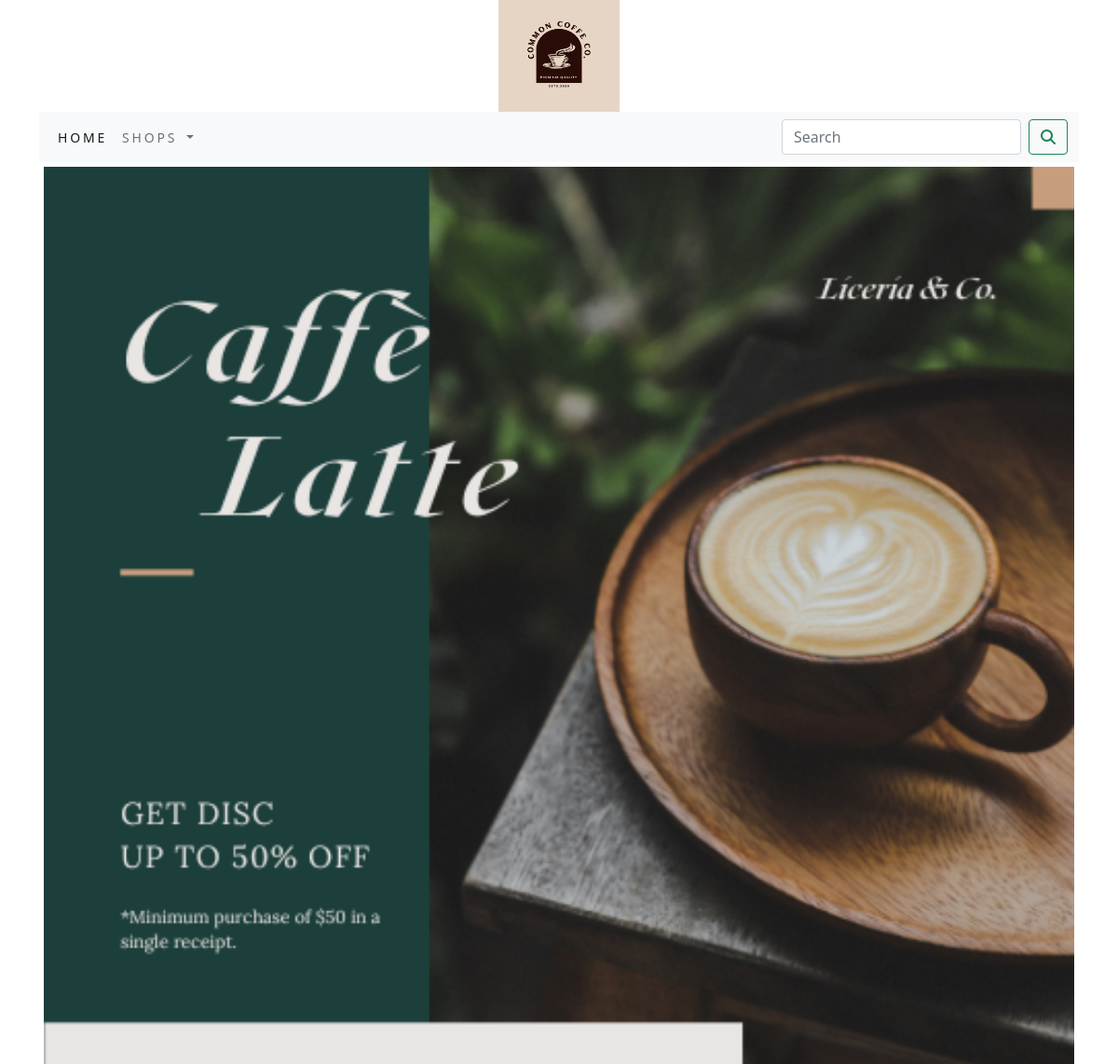
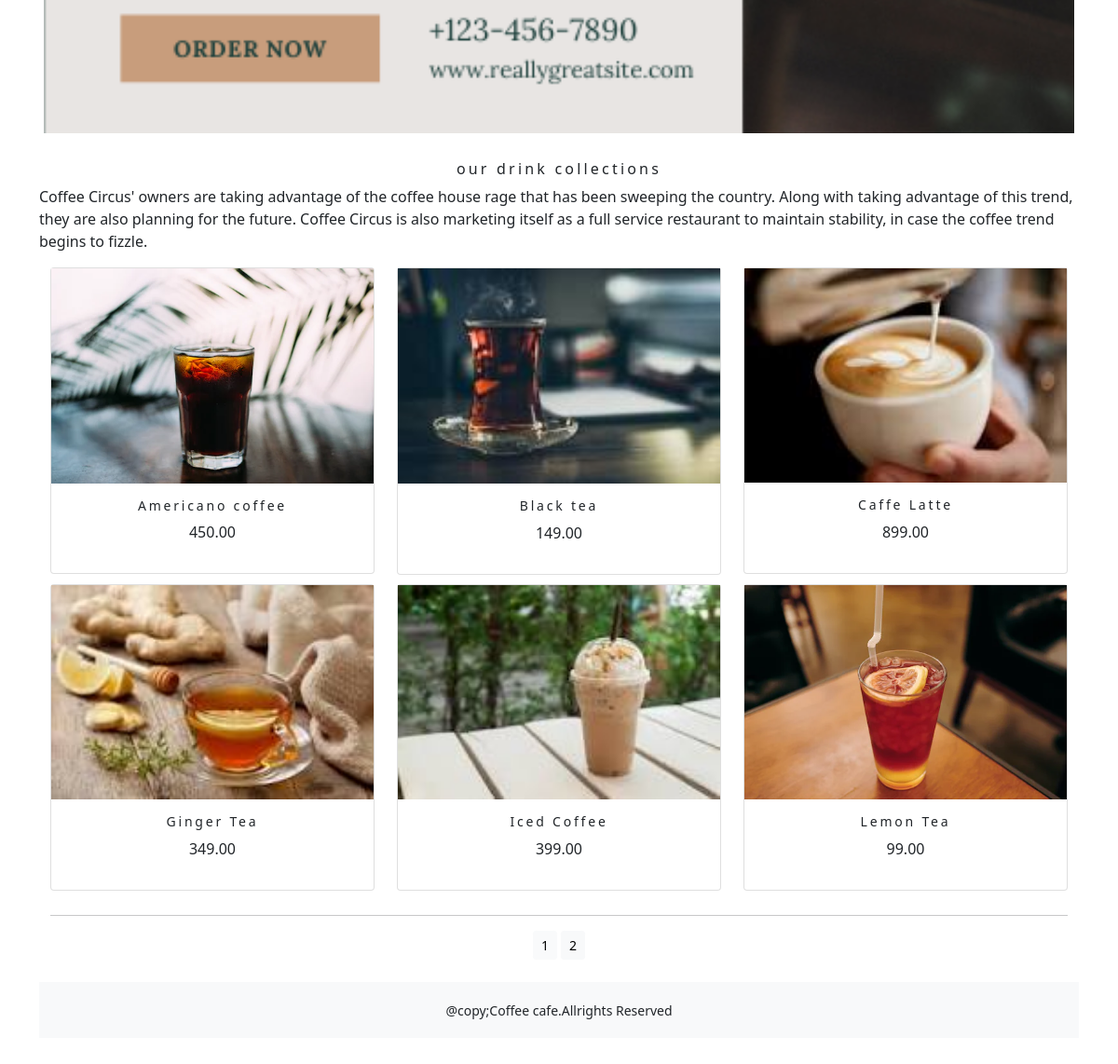
The page /shops on the database its author committed (2 pictures, top to bottom).
### shops/models.py (models this page shows, shortened)
class Product(models.Model):
    name=models.CharField(max_length=250,unique=True)
    slug=models.SlugField(max_length=250,unique=True)
    description=models.TextField(blank=True)
    price=models.DecimalField(max_digits=10,decimal_places=2)
    category=models.ForeignKey(category,on_delete=models.CASCADE)
    image = models.ImageField(upload_to='product', blank=True)
    stock=models.IntegerField()
    available=models.BooleanField(default=True)
    created=models.DateTimeField(auto_now_add=True)
    updated=models.DateTimeField(auto_now=True)
    def get_url(self):
        return reverse('shops:prodCatdetail',args=[self.category.slug,self.slug])
    class Meta:
        ordering = ('name',)
        verbose_name = 'product'
        verbose_name_plural = 'products'

### shops/views.py (the view)
# urls.py: path('',views.allprodcat,name='allprodcat'),
def allprodcat(request,c_slug=None):
    c_page=None
    products_list=None
    if c_slug!=None:
        c_page=get_object_or_404(category,slug=c_slug)
        products_list=Product.objects.all().filter(category=c_page,available=True)
    else:
        products_list=Product.objects.all().filter(available=True)
    paginator=Paginator(products_list,6)
    try:
        page=int(request.GET.get('page','1'))
    except:
        page=1
    try:
        products=paginator.page(page)
    except (EmptyPage,InvalidPage):
        products=paginator.page(paginator.num_pages)
    return render(request,'category.html',{'category':c_page,'products':products})

### cart/context_processors.py (called while the page is built)
def counter(request):
    item_count=0
    if 'admin' in request.path:
        return {}
    else:
        try:
            cart=Cart.objects.filter(cart_id=_cart_id(request))
            car_items=CartItem.objects.all().filter(cart=cart[:1])
            for cart_item in car_items:
                item_count += cart_item.quantity
        except Cart.DoesNotExist:
               item_count = 0
    return dict(item_count=item_count)

### cart/views.py (called while the page is built)
def _cart_id(request):
    cart=request.session.session_key
    if not cart:
        cart=request.session.create()
    return cart

### shops/contast processors.py (called while the page is built)
def menu_links(request):
    links=category.objects.all()
    return dict(links=links)

### shops/models.py (called while the page is built)
    def get_url(self):
        return reverse('shops:products_by_category',args=[self.slug])

### templates/category.html (shortened to what this page needs)
{% extends 'base.html' %}
{% load static %}
{% block content %}
<div class="mx_auto">
  {% if category %}
  <img class="my_image" src="{{category.image.url}}" alt="{{category.name}}" width="250px;" >
</div>
   <br>
<div>
      <h1 class="text-center my_title"> {{category.name}}</h1>
      <p class="text-justify">{{category.description}}</p>
</div>
    {% else %}
<div>
<img class="my_image my_image_padding" src="{% static 'img/banner.png' %}" alt="our products" width="1500px;" height="900">
</div>
<br>
<div>
  <h1 class="text-center my_title">our drink collections</h1>
  <p class=" text-justify">Coffee Circus' owners are taking advantage of the coffee house rage that has been sweeping the country. Along with taking advantage of this trend, they are also planning for the future. Coffee Circus is also marketing itself as a full service restaurant to maintain stability, in case the coffee trend begins to fizzle.
  </p>
</div>
{% endif %}
<div class="container">
  <div class="row mx_auto">
    {% for product in products.object_list %}
      <div class="my_bottom_margin col-9 col-sm-12 col-md-4  xol-lg-4">
          <div class="card text-center" style="minimum-width:18rem;">
          <a href="{{product.get_url}}"><img class="card-image-top my_image" src="{{product.image.url}}" alt="{{product.name}}"></a>
          <div class="card-body">
             <h4>{{product.name}}</h4>
              <p>{{product.price}}</p>
          </div>
          </div>
      </div>
      {% endfor %}
  </div>
    <div class="mx_auto">
        {% if products.paginator.num_pages > 1 %}
        <hr>
        <div class="text-center">
            {% for pg in products.paginator.page_range %}
            <a href="?page={{pg}}" class="btn btn-light btn-sm {% if products.number == pg %} active {% endif %}"> {{pg}} </a>
            {% endfor %}
        </div>
        {% endif %}
    </div>
    <br>
</div>
{% endblock %}

### templates/base.html (shortened to what this page needs)
{% load static %}
<!DOCTYPE html>
<html lang="en">
<head>
    <link rel="stylesheet" href="{% static 'css/custom.css' %}">
       <link href="{% static 'css/bootstrap.min.css' %}" rel="stylesheet">
</head>
<body>
<div class="container" style="padding-bottom:350px;">
{% include 'header.html' %}
{% include 'nav.html' %}
{% block content %}
{% endblock %}
</div>
{% include 'footer.html' %}
</body>
</html>

### templates/header.html
{% load static %}
<header>
     <center>
       <a href="{% url 'shops:allprodcat' %}"><img src="{% static 'img/logo.png' %}" alt="logimage" width="130px;" height="120px">
     </center>
</header>

### templates/nav.html (shortened to what this page needs)
<nav class="navbar navbar-expand-lg navbar-light bg-light">
  <div class="container-fluid">
    <div class="collapse navbar-collapse" id="navbarSupportedContent">
      <ul class="navbar-nav me-auto mb-2 mb-lg-0">
        <li class="nav-item">
          <a class="nav-link active" aria-current="page" href="#">Home</a>
        <li class="nav-item dropdown {% if 'shops' in request.path %} active {% endif %}">
          <a class="nav-link dropdown-toggle" href="#" id="navbarDropdown" role="button" data-bs-toggle="dropdown" aria-expanded="false">
            shops
          </a>
        </li>
      </ul>
      <form class="d-flex" action="{% url 'search_app:SearchResult' %}" method="get">
        <input class="form-control me-2" type="search" placeholder="Search" name="q" aria-label="Search">
        <button class="btn btn-outline-success" type="submit"><i class="fa fa-search" ></i></button>
      </form>
    </div>
  </div>
</nav>

### templates/footer.html
<div class="footer navbar-fixed-bottom my_footer">
  <p class="text-center">@copy;Coffee cafe.Allrights Reserved</p>
</div>

### static/css/custom.css (style rules this page uses)
body { font-family: 'Roboto', sans-serif; }
.nav-item { letter-spacing : .2em; font-size:14px; text-transform:uppercase; }
.my_footer { background-color:#f8f9fa; height:60px; }
.my_footer p { padding-top:20px; font-size:14px; }
.my_image { width:100%; height:auto; }
.my_title { font-size:16px; text_transform:uppercase; letter-spacing:.2em; }
.my_image_padding { padding:5px; }
.my_bottom_margin { margin-bottom:10px; }
.card-body h4 { font-size:14px; text_transform:uppercase; letter-spacing:.2em; }

### rows shown on the page
Product: image (picture), name "Americano coffee", price "450.00"
Product: image (picture), name "Black tea", price "149.00"
Product: image (picture), name "Caffe Latte", price "899.00"
Product: image (picture), name "Ginger Tea", price "349.00"
Product: image (picture), name "Iced Coffee", price "399.00"
Product: image (picture), name "Lemon Tea", price "99.00"

### other values the page prints
{{ pg }} "1" "2"
